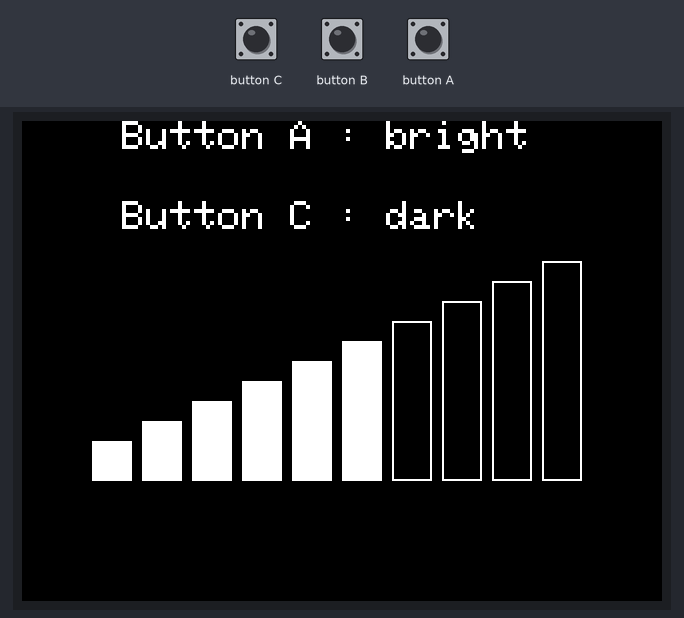
Recording of a sketch running on a simulated ESP32. On the bench: 320×240 colour display. The test bench sets the inputs (shaded band).

Above: at 1.3 s.
1.4 s: button C pressed for 0.15 s
At 2.4 s:
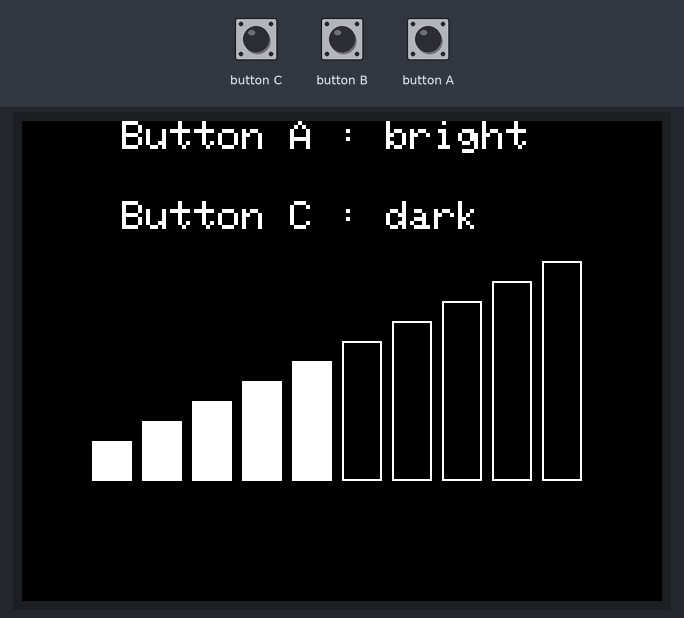
3.0 s: button C pressed for 1 s
At 3.7 s:
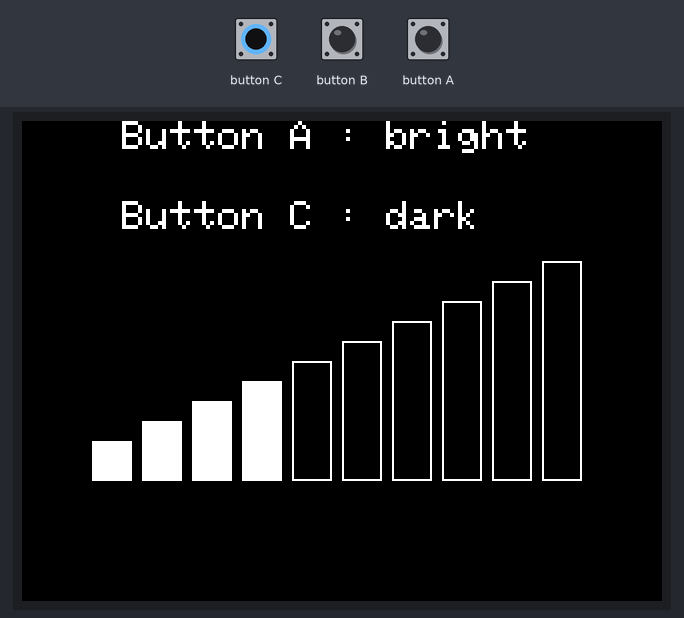
Timing chart, 0 to 6.0 s (numbered marks = the images above; inputs shaded):
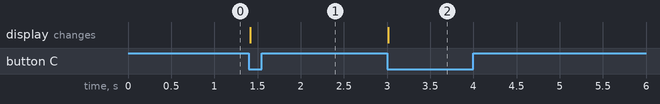

The sketch:

M5Stack_LCD_Setting.ino
```cpp
#include <M5Stack.h>

#define STS_OFF 0
#define STS_ON  1

// 図形
const unsigned short guspLight_lev[10][4] =
{
    // x,    y,     width,  height
    {  35,  160,    20,     20  },
    {  60,  150,    20,     30  },
    {  85,  140,    20,     40  },
    {  110, 130,    20,     50  },
    {  135, 120,    20,     60  },
    {  160, 110,    20,     70  },
    {  185, 100,    20,     80  },
    {  210, 90,     20,     90  },
    {  235, 80,     20,     100 },
    {  260, 70,     20,     110 }
};

static unsigned char gucUpdateSts = 0;
static unsigned char gucBackLightCnt = 0;

void setup() {
  // put your setup code here, to run once:
  // M5Stackの初期化
  M5.begin();

  // 文字サイズを変更
  M5.Lcd.setTextSize(2);
  // Aボタン　カウンタ表示
  M5.Lcd.setCursor(50,0);
  M5.Lcd.printf("Button A : bright");
  // Cボタン　カウンタ表示
  M5.Lcd.setCursor(50,40);
  M5.Lcd.printf("Button C : dark");
  // 初期化
  gucBackLightCnt = 5;
  // 表示を更新
  gucUpdateSts = STS_ON;
}

void loop() {
  // put your main code here, to run repeatedly:
  unsigned char ucCnt = 0;

  M5.update();
  // Aボタン
  if (M5.BtnA.wasPressed()) {
    // 表示を更新
    gucUpdateSts = STS_ON;
    // カウンタ更新
    if(gucBackLightCnt < 9) {
        gucBackLightCnt++;
    }
  }
  // Bボタン
  if (M5.BtnB.wasPressed()) {
    ;
  }
  // Cボタン
  if (M5.BtnC.wasPressed()) {
    // 表示を更新
    gucUpdateSts = STS_ON;
    // カウンタ更新
    if(gucBackLightCnt > 0) {
        gucBackLightCnt--;
    }
  }

   // 表示更新
  if( STS_ON == gucUpdateSts ){
    // 10段階
    for( ucCnt = 0; ucCnt < 10; ucCnt++ )
    {
        if(gucBackLightCnt >= ucCnt){
            M5.Lcd.fillRect( guspLight_lev[ucCnt][0], guspLight_lev[ucCnt][1], guspLight_lev[ucCnt][2], guspLight_lev[ucCnt][3],  WHITE );
            M5.Lcd.drawRect( guspLight_lev[ucCnt][0], guspLight_lev[ucCnt][1], guspLight_lev[ucCnt][2], guspLight_lev[ucCnt][3],  WHITE );
        } else {
            M5.Lcd.fillRect( guspLight_lev[ucCnt][0], guspLight_lev[ucCnt][1], guspLight_lev[ucCnt][2], guspLight_lev[ucCnt][3],  BLACK );
            M5.Lcd.drawRect( guspLight_lev[ucCnt][0], guspLight_lev[ucCnt][1], guspLight_lev[ucCnt][2], guspLight_lev[ucCnt][3],  WHITE );
        }
    }
    // 表示更新終了
    gucUpdateSts = STS_OFF;
    // バックライト設定
    M5.Lcd.setBrightness(25 * (gucBackLightCnt +1));
  }
}
```

Measured:
- after the input at 1.4 s, the display: changes at once (image 1)
- after the input at 3.0 s, the display: changes at once (image 2)
